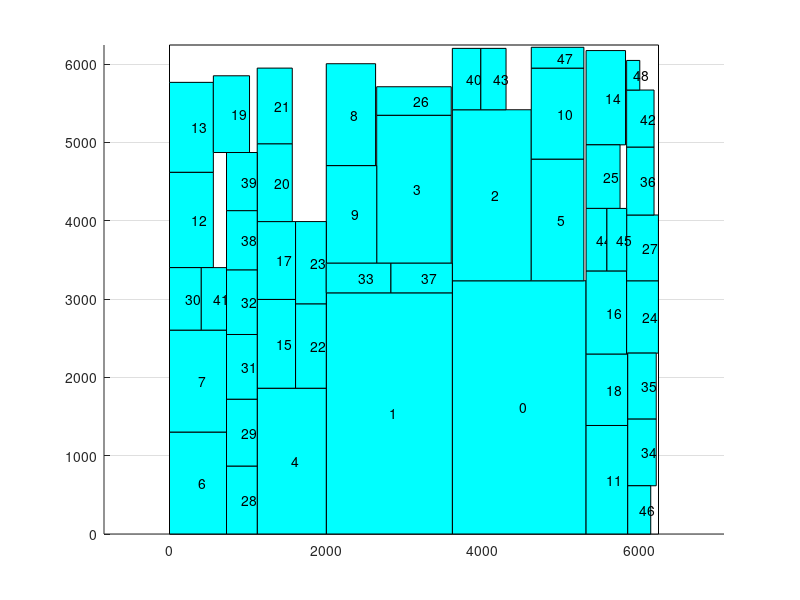

The MATLAB source for this figure:
axis equal;
hold on;
grid on;
cap_x=[ 0 0 6245 6245 0 ];
cap_y=[ 0 6245 6245 0 0 ];
fill(cap_x,cap_y,'w');
block_x=[ 3612 5320 5320 3612 3612 ];
block_y=[ 0 0 3234 3234 0 ];
fill(block_x,block_y,'c');
text(4466,1617,'0');
block_x=[ 2002 3612 3612 2002 2002 ];
block_y=[ 0 0 3080 3080 0 ];
fill(block_x,block_y,'c');
text(2807,1540,'1');
block_x=[ 3612 4620 4620 3612 3612 ];
block_y=[ 3234 3234 5418 5418 3234 ];
fill(block_x,block_y,'c');
text(4116,4326,'2');
block_x=[ 2646 3598 3598 2646 2646 ];
block_y=[ 3458 3458 5348 5348 3458 ];
fill(block_x,block_y,'c');
text(3122,4403,'3');
block_x=[ 1120 2002 2002 1120 1120 ];
block_y=[ 0 0 1862 1862 0 ];
fill(block_x,block_y,'c');
text(1561,931,'4');
block_x=[ 4620 5292 5292 4620 4620 ];
block_y=[ 3234 3234 4788 4788 3234 ];
fill(block_x,block_y,'c');
text(4956,4011,'5');
block_x=[ 0 728 728 0 0 ];
block_y=[ 0 0 1302 1302 0 ];
fill(block_x,block_y,'c');
text(364,651,'6');
block_x=[ 0 728 728 0 0 ];
block_y=[ 1302 1302 2604 2604 1302 ];
fill(block_x,block_y,'c');
text(364,1953,'7');
block_x=[ 2002 2632 2632 2002 2002 ];
block_y=[ 4704 4704 6006 6006 4704 ];
fill(block_x,block_y,'c');
text(2317,5355,'8');
block_x=[ 2002 2646 2646 2002 2002 ];
block_y=[ 3458 3458 4704 4704 3458 ];
fill(block_x,block_y,'c');
text(2324,4081,'9');
block_x=[ 4620 5292 5292 4620 4620 ];
block_y=[ 4788 4788 5950 5950 4788 ];
fill(block_x,block_y,'c');
text(4956,5369,'10');
block_x=[ 5320 5852 5852 5320 5320 ];
block_y=[ 0 0 1386 1386 0 ];
fill(block_x,block_y,'c');
text(5586,693,'11');
block_x=[ 0 560 560 0 0 ];
block_y=[ 3402 3402 4620 4620 3402 ];
fill(block_x,block_y,'c');
text(280,4011,'12');
block_x=[ 0 560 560 0 0 ];
block_y=[ 4620 4620 5768 5768 4620 ];
fill(block_x,block_y,'c');
text(280,5194,'13');
block_x=[ 5320 5824 5824 5320 5320 ];
block_y=[ 4970 4970 6174 6174 4970 ];
fill(block_x,block_y,'c');
text(5572,5572,'14');
block_x=[ 1120 1610 1610 1120 1120 ];
block_y=[ 1862 1862 2996 2996 1862 ];
fill(block_x,block_y,'c');
text(1365,2429,'15');
block_x=[ 5320 5838 5838 5320 5320 ];
block_y=[ 2296 2296 3360 3360 2296 ];
fill(block_x,block_y,'c');
text(5579,2828,'16');
block_x=[ 1120 1610 1610 1120 1120 ];
block_y=[ 2996 2996 3990 3990 2996 ];
fill(block_x,block_y,'c');
text(1365,3493,'17');
block_x=[ 5320 5852 5852 5320 5320 ];
block_y=[ 1386 1386 2296 2296 1386 ];
fill(block_x,block_y,'c');
text(5586,1841,'18');
block_x=[ 560 1022 1022 560 560 ];
block_y=[ 4872 4872 5852 5852 4872 ];
fill(block_x,block_y,'c');
text(791,5362,'19');
block_x=[ 1120 1568 1568 1120 1120 ];
block_y=[ 3990 3990 4984 4984 3990 ];
fill(block_x,block_y,'c');
text(1344,4487,'20');
block_x=[ 1120 1568 1568 1120 1120 ];
block_y=[ 4984 4984 5950 5950 4984 ];
fill(block_x,block_y,'c');
text(1344,5467,'21');
block_x=[ 1610 2002 2002 1610 1610 ];
block_y=[ 1862 1862 2940 2940 1862 ];
fill(block_x,block_y,'c');
text(1806,2401,'22');
block_x=[ 1610 2002 2002 1610 1610 ];
block_y=[ 2940 2940 3990 3990 2940 ];
fill(block_x,block_y,'c');
text(1806,3465,'23');
block_x=[ 5838 6244 6244 5838 5838 ];
block_y=[ 2310 2310 3234 3234 2310 ];
fill(block_x,block_y,'c');
text(6041,2772,'24');
block_x=[ 5320 5754 5754 5320 5320 ];
block_y=[ 4158 4158 4970 4970 4158 ];
fill(block_x,block_y,'c');
text(5537,4564,'25');
block_x=[ 2646 3598 3598 2646 2646 ];
block_y=[ 5348 5348 5712 5712 5348 ];
fill(block_x,block_y,'c');
text(3122,5530,'26');
block_x=[ 5838 6244 6244 5838 5838 ];
block_y=[ 3234 3234 4074 4074 3234 ];
fill(block_x,block_y,'c');
text(6041,3654,'27');
block_x=[ 728 1120 1120 728 728 ];
block_y=[ 0 0 868 868 0 ];
fill(block_x,block_y,'c');
text(924,434,'28');
block_x=[ 728 1120 1120 728 728 ];
block_y=[ 868 868 1722 1722 868 ];
fill(block_x,block_y,'c');
text(924,1295,'29');
block_x=[ 0 406 406 0 0 ];
block_y=[ 2604 2604 3402 3402 2604 ];
fill(block_x,block_y,'c');
text(203,3003,'30');
block_x=[ 728 1120 1120 728 728 ];
block_y=[ 1722 1722 2548 2548 1722 ];
fill(block_x,block_y,'c');
text(924,2135,'31');
block_x=[ 728 1120 1120 728 728 ];
block_y=[ 2548 2548 3374 3374 2548 ];
fill(block_x,block_y,'c');
text(924,2961,'32');
block_x=[ 2002 2828 2828 2002 2002 ];
block_y=[ 3080 3080 3458 3458 3080 ];
fill(block_x,block_y,'c');
text(2415,3269,'33');
block_x=[ 5852 6216 6216 5852 5852 ];
block_y=[ 616 616 1470 1470 616 ];
fill(block_x,block_y,'c');
text(6034,1043,'34');
block_x=[ 5852 6216 6216 5852 5852 ];
block_y=[ 1470 1470 2310 2310 1470 ];
fill(block_x,block_y,'c');
text(6034,1890,'35');
block_x=[ 5838 6188 6188 5838 5838 ];
block_y=[ 4074 4074 4942 4942 4074 ];
fill(block_x,block_y,'c');
text(6013,4508,'36');
block_x=[ 2828 3612 3612 2828 2828 ];
block_y=[ 3080 3080 3458 3458 3080 ];
fill(block_x,block_y,'c');
text(3220,3269,'37');
block_x=[ 728 1120 1120 728 728 ];
block_y=[ 3374 3374 4130 4130 3374 ];
fill(block_x,block_y,'c');
text(924,3752,'38');
block_x=[ 728 1120 1120 728 728 ];
block_y=[ 4130 4130 4872 4872 4130 ];
fill(block_x,block_y,'c');
text(924,4501,'39');
block_x=[ 3612 3976 3976 3612 3612 ];
block_y=[ 5418 5418 6202 6202 5418 ];
fill(block_x,block_y,'c');
text(3794,5810,'40');
block_x=[ 406 728 728 406 406 ];
block_y=[ 2604 2604 3402 3402 2604 ];
fill(block_x,block_y,'c');
text(567,3003,'41');
block_x=[ 5838 6188 6188 5838 5838 ];
block_y=[ 4942 4942 5670 5670 4942 ];
fill(block_x,block_y,'c');
text(6013,5306,'42');
block_x=[ 3976 4298 4298 3976 3976 ];
block_y=[ 5418 5418 6202 6202 5418 ];
fill(block_x,block_y,'c');
text(4137,5810,'43');
block_x=[ 5320 5586 5586 5320 5320 ];
block_y=[ 3360 3360 4158 4158 3360 ];
fill(block_x,block_y,'c');
text(5453,3759,'44');
block_x=[ 5586 5838 5838 5586 5586 ];
block_y=[ 3360 3360 4158 4158 3360 ];
fill(block_x,block_y,'c');
text(5712,3759,'45');
block_x=[ 5852 6146 6146 5852 5852 ];
block_y=[ 0 0 616 616 0 ];
fill(block_x,block_y,'c');
text(5999,308,'46');
block_x=[ 4620 5292 5292 4620 4620 ];
block_y=[ 5950 5950 6216 6216 5950 ];
fill(block_x,block_y,'c');
text(4956,6083,'47');
block_x=[ 5838 6006 6006 5838 5838 ];
block_y=[ 5670 5670 6048 6048 5670 ];
fill(block_x,block_y,'c');
text(5922,5859,'48');
